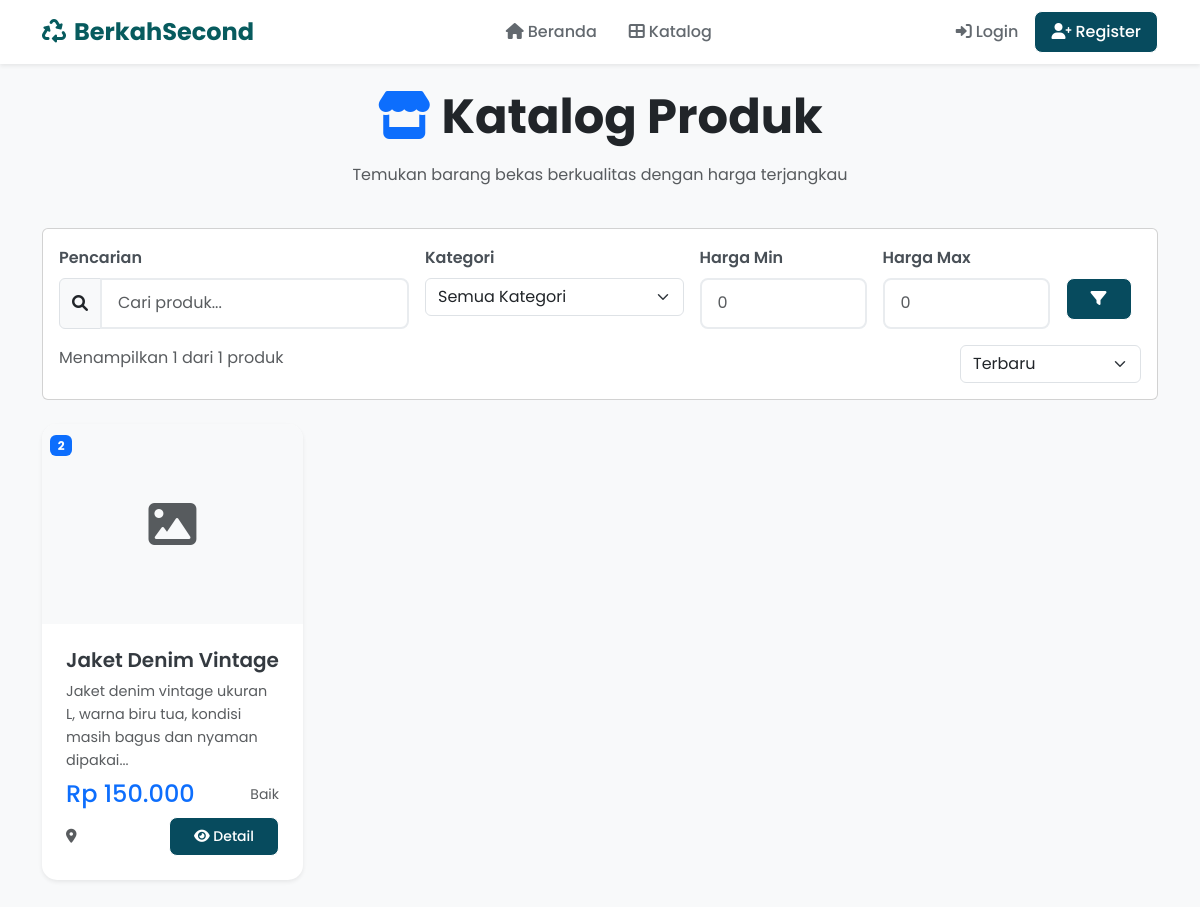
The page /pages/katalog.php?category=2 on the database its author committed.
### tables this page shows
CREATE TABLE products (
    id INT AUTO_INCREMENT PRIMARY KEY,
    user_id INT,
    category_id INT,
    name VARCHAR(255) NOT NULL,
    description TEXT,
    price DECIMAL(10,2) NOT NULL,
    image VARCHAR(255),
    condition_item ENUM('Seperti Baru', 'Baik', 'Cukup Baik') DEFAULT 'Baik',
    status ENUM('available', 'sold') DEFAULT 'available',
    created_at TIMESTAMP DEFAULT CURRENT_TIMESTAMP,
    FOREIGN KEY (user_id) REFERENCES users(id) ON DELETE CASCADE,
    FOREIGN KEY (category_id) REFERENCES categories(id) ON DELETE SET NULL
);

### pages/katalog.php (the view, shortened to what this page needs)
<?php
include '../includes/header.php';
$limit = 12;
$page = isset($_GET['page']) ? (int)$_GET['page'] : 1;
$offset = ($page - 1) * $limit;
$search = isset($_GET['search']) ? trim($_GET['search']) : '';
$category = isset($_GET['category']) ? $_GET['category'] : '';
$min_price = isset($_GET['min_price']) ? (int)$_GET['min_price'] : 0;
$max_price = isset($_GET['max_price']) ? (int)$_GET['max_price'] : 0;
$sort = isset($_GET['sort']) ? $_GET['sort'] : 'newest';
$where_conditions = ["status = 'available'"];
$params = [];
if (!empty($category)) {
    $where_conditions[] = "category_id = ?";
    $params[] = $category;
}
$where_clause = implode(' AND ', $where_conditions);
$order_by = "created_at DESC";
$count_sql = "SELECT COUNT(*) FROM products WHERE $where_clause";
$count_stmt = $pdo->prepare($count_sql);
$count_stmt->execute($params);
$total_products = $count_stmt->fetchColumn();
$sql = "SELECT * FROM products WHERE $where_clause ORDER BY $order_by LIMIT $limit OFFSET $offset";
$stmt = $pdo->prepare($sql);
$stmt->execute($params);
$products = $stmt->fetchAll();
?>
<div class="container my-4">
    <div class="row mb-4">
        <div class="col-12">
            <h1 class="display-5 fw-bold text-center mb-3">
                <i class="fas fa-store text-primary"></i> Katalog Produk
            </h1>
            <p class="text-center text-muted">Temukan barang bekas berkualitas dengan harga terjangkau</p>
        </div>
    </div>
    <div class="card mb-4">
        <div class="card-body">
            <form method="GET" class="row g-3">
                <div class="col-md-4">
                    <label for="search" class="form-label">Pencarian</label>
                    <div class="input-group">
                        <span class="input-group-text">
                            <i class="fas fa-search"></i>
                        </span>
                        <input type="text"
                               class="form-control"
                               id="search"
                               name="search"
                               placeholder="Cari produk..."
                               value="<?php echo htmlspecialchars($search); ?>">
                    </div>
                </div>
                <div class="col-md-3">
                    <label for="category" class="form-label">Kategori</label>
                    <select class="form-select" id="category" name="category">
                        <option value="">Semua Kategori</option>
                    </select>
                </div>
                <div class="col-md-2">
                    <label for="min_price" class="form-label">Harga Min</label>
                    <input type="number"
                           class="form-control"
                           id="min_price"
                           name="min_price"
                           placeholder="0"
                           value="<?php echo $min_price > 0 ? $min_price : ''; ?>">
                </div>
                <div class="col-md-2">
                    <label for="max_price" class="form-label">Harga Max</label>
                    <input type="number"
                           class="form-control"
                           id="max_price"
                           name="max_price"
                           placeholder="0"
                           value="<?php echo $max_price > 0 ? $max_price : ''; ?>">
                </div>
                <div class="col-md-1">
                    <label class="form-label">&nbsp;</label>
                    <button type="submit" class="btn btn-primary d-block">
                        <i class="fas fa-filter"></i>
                    </button>
                </div>
            </form>
            <div class="row mt-3">
                <div class="col-md-6">
                    <p class="text-muted mb-0">
                        Menampilkan <?php echo count($products); ?> dari <?php echo $total_products; ?> produk
                    </p>
                </div>
                <div class="col-md-6 text-end">
                    <form method="GET" class="d-inline">
                        <select name="sort" class="form-select d-inline-block" style="width: auto;" onchange="this.form.submit()">
                            <option value="newest" <?php echo $sort === 'newest' ? 'selected' : ''; ?>>Terbaru</option>
                        </select>
                    </form>
                </div>
            </div>
        </div>
    </div>
    <?php if (empty($products)): ?>
    <div class="text-center py-5">
        <i class="fas fa-search fa-3x text-muted mb-3"></i>
        <h3 class="text-muted">Tidak ada produk ditemukan</h3>
        <p class="text-muted">Coba ubah filter pencarian Anda</p>
        <a href="katalog.php" class="btn btn-primary">
            <i class="fas fa-refresh me-2"></i>Reset Filter
        </a>
    </div>
    <?php else: ?>
    <div class="row">
        <?php foreach ($products as $product): ?>
        <div class="col-lg-3 col-md-4 col-sm-6 mb-4">
            <div class="card h-100 shadow-sm product-card">
                <div class="position-relative">
                    <?php if (!empty($product['imag'])): ?>
                    <img src="../assets/images/products/<?php echo htmlspecialchars($product['imag']); ?>"
                         class="card-img-top"
                         alt="<?php echo htmlspecialchars($product['name']); ?>"
                         style="height: 200px; object-fit: cover;">
                    <?php else: ?>
                    <div class="card-img-top bg-light d-flex align-items-center justify-content-center"
                         style="height: 200px;">
                        <i class="fas fa-image fa-3x text-muted"></i>
                    </div>
                    <?php endif; ?>
                    <div class="position-absolute top-0 start-0 p-2">
                        <span class="badge bg-primary">
                            <?php echo ucfirst(htmlspecialchars($product['category_id'])); ?>
                        </span>
                    </div>
                </div>
                <div class="card-body d-flex flex-column">
                    <h5 class="card-title mb-2">
                        <?php echo htmlspecialchars($product['name']); ?>
                    </h5>
                    <p class="card-text text-muted small mb-2">
                        <?php echo substr(htmlspecialchars($product['description']), 0, 100) . '...'; ?>
                    </p>
                    <div class="mt-auto">
                        <div class="d-flex justify-content-between align-items-center mb-2">
                            <h4 class="text-primary mb-0">
                                Rp <?php echo number_format($product['price'], 0, ',', '.'); ?>
                            </h4>
                            <small class="text-muted">
                                <?php echo ucfirst($product['condition_item']); ?>
                            </small>
                        </div>
                        <div class="d-flex justify-content-between align-items-center">
                            <small class="text-muted">
                                <i class="fas fa-map-marker-alt"></i>
                            </small>
                            <a href="detail.php?id=<?php echo $product['id']; ?>"
                               class="btn btn-primary btn-sm">
                                <i class="fas fa-eye"></i> Detail
                            </a>
                        </div>
                    </div>
                </div>
            </div>
        </div>
        <?php endforeach; ?>
    </div>
    <?php endif; ?>
</div>

### css/style.css (style rules this page uses)
* { font-family: 'Poppins', sans-serif; }
body { background-color: #f8f9fa; line-height: 1.6; }
:root { --primary-color: #075b5e; --secondary-color: #6c757d; --success-color: #28a745; --danger-color: #dc3545; --warning-color: #ffc107; --info-color: #17a2b8; --light-color: #f8f9fa; --dark-color: #343a40; }
.product-card { border: none; border-radius: 15px; box-shadow: 0 4px 6px rgba(0, 0, 0, 0.1); transition: all 0.3s ease; overflow: hidden; }
.product-card .card-body { padding: 1.5rem; }
.product-card .card-title { font-weight: 600; color: #343a40; margin-bottom: 0.5rem; }
.product-card .card-text { color: #6c757d; font-size: 0.9rem; }
.btn { border-radius: 8px; font-weight: 500; padding: 0.5rem 1.5rem; transition: all 0.3s ease; }
.btn-primary { background: #074b5e; border: 1.5px solid #ffffff; }
.form-control { border-radius: 8px; border: 2px solid #e9ecef; padding: 0.7rem 1rem; font-weight: 400; transition: all 0.3s ease; }
.form-label { font-weight: 600; color: #495057; margin-bottom: 0.5rem; }

### pages/katalog.php (style rules this page uses)
.product-card { transition: transform 0.2s, box-shadow 0.2s; }
.card-img-top { transition: transform 0.3s; }

### rows shown on the page
products: category "2", name "Jaket Denim Vintage", description "Jaket denim vintage ukuran L, warna biru tua, kondisi masih bagus dan nyaman dipakai", price "150.000", condition_item "Baik"

### other values the page prints
count($products) "1"
$total_products "1"
